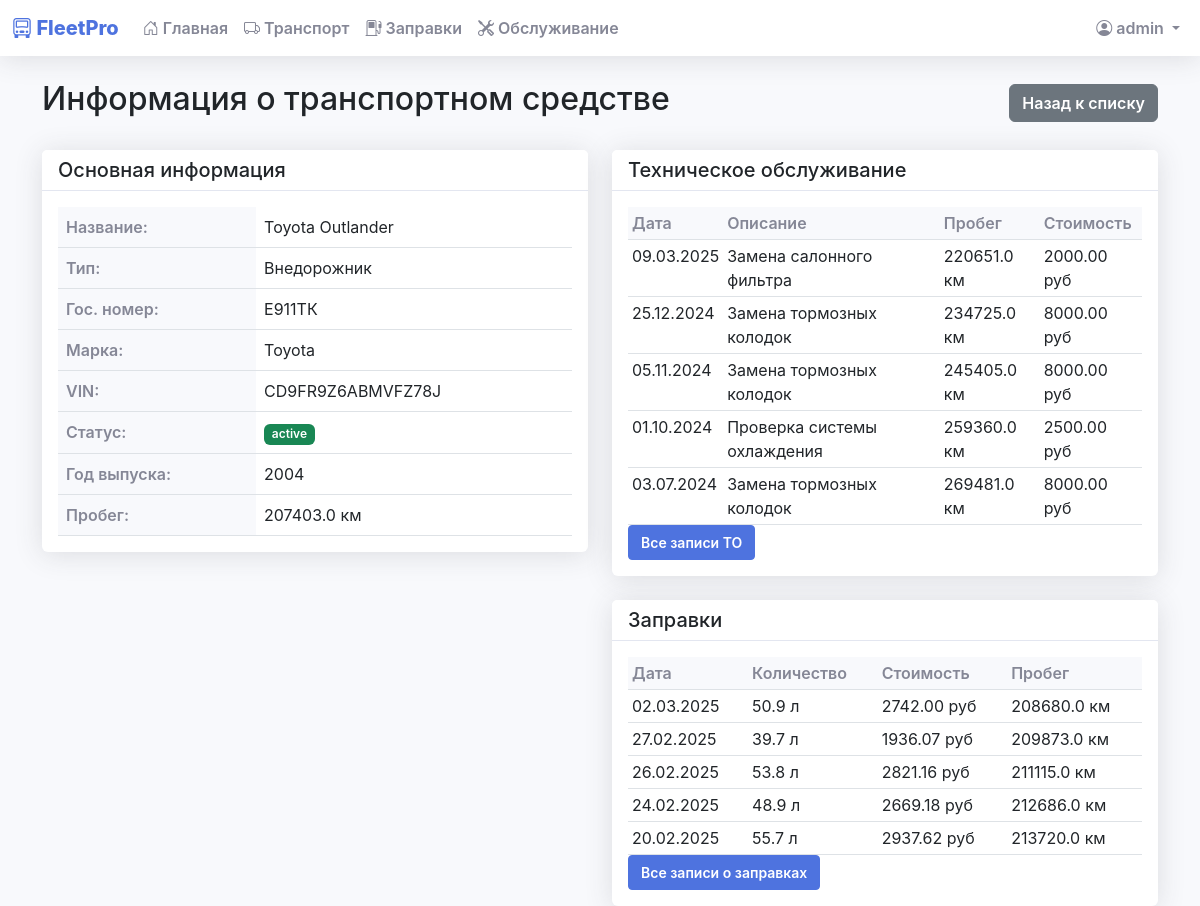
Page /vehicle/1 (signed in) on the committed database.
### models.py (models this page shows, shortened)
class User(db.Model, UserMixin):
    id = db.Column(db.Integer, primary_key=True)
    username = db.Column(db.String(80), unique=True, nullable=False)
    password = db.Column(db.String(120), nullable=False)
    role = db.Column(db.String(20), nullable=False, default='user')
    email = db.Column(db.String(120), unique=True, nullable=False)
    phone = db.Column(db.String(20), nullable=False)
    created_at = db.Column(db.DateTime, default=datetime.utcnow)

class Vehicle(db.Model):
    id = db.Column(db.Integer, primary_key=True)
    name = db.Column(db.String(100), nullable=False)
    type = db.Column(db.String(50), nullable=False)
    plate = db.Column(db.String(20), unique=True, nullable=False)
    brand = db.Column(db.String(50), nullable=False)
    vin = db.Column(db.String(50), unique=True, nullable=False)
    status = db.Column(db.String(20), nullable=False)
    year = db.Column(db.Integer)
    mileage = db.Column(db.Float, default=0)
    last_maintenance_date = db.Column(db.DateTime)
    next_maintenance_date = db.Column(db.DateTime)
    created_at = db.Column(db.DateTime, default=datetime.utcnow)
    fuel_records = db.relationship('FuelRecord', backref='vehicle', lazy=True)
    maintenance_records = db.relationship('MaintenanceRecord', backref='vehicle', lazy=True)

class MaintenanceRecord(db.Model):
    id = db.Column(db.Integer, primary_key=True)
    vehicle_id = db.Column(db.Integer, db.ForeignKey('vehicle.id'), nullable=False)
    date = db.Column(db.DateTime, nullable=False)
    description = db.Column(db.Text, nullable=False)
    mileage = db.Column(db.Float, nullable=False)
    cost = db.Column(db.Float)
    next_maintenance_mileage = db.Column(db.Float)
    created_at = db.Column(db.DateTime, default=datetime.utcnow)

class FuelRecord(db.Model):
    id = db.Column(db.Integer, primary_key=True)
    vehicle_id = db.Column(db.Integer, db.ForeignKey('vehicle.id'), nullable=False)
    date = db.Column(db.DateTime, nullable=False, default=datetime.utcnow)
    fuel_quantity = db.Column(db.Float, nullable=False)
    fuel_cost = db.Column(db.Float, nullable=False)
    mileage = db.Column(db.Float, nullable=False)
    fuel_type = db.Column(db.String(20), nullable=False)  # Тип топлива (АИ-92, АИ-95, ДТ и т.д.)
    notes = db.Column(db.Text)  # Добавляем поле для заметок
    created_at = db.Column(db.DateTime, default=datetime.utcnow)

### app.py (the view)
@app.route('/vehicle/<int:vehicle_id>')
def vehicle_details(vehicle_id):
    if 'username' not in session:
        return redirect(url_for('index'))
    vehicle = Vehicle.query.get_or_404(vehicle_id)
    maintenance_records = MaintenanceRecord.query.filter_by(vehicle_id=vehicle_id).order_by(MaintenanceRecord.date.desc()).all()
    fuel_records = FuelRecord.query.filter_by(vehicle_id=vehicle_id).order_by(FuelRecord.date.desc()).all()
    return render_template('vehicle_details.html',
                         vehicle=vehicle,
                         maintenance_records=maintenance_records,
                         fuel_records=fuel_records)

### app.py (called while the page is built)
@login_manager.user_loader
def load_user(user_id):
    return User.query.get(int(user_id))

### filters.py (called while the page is built)
def translate_vehicle_type(vehicle_type):
    translations = {
        'car': 'Легковой автомобиль',
        'truck': 'Грузовик',
        'bus': 'Автобус',
        'special': 'Спецтехника',
        'minivan': 'Минивэн',
        'suv': 'Внедорожник',
        'pickup': 'Пикап',
        'van': 'Фургон',
        'trailer': 'Прицеп',
        'motorcycle': 'Мотоцикл',
        'excavator': 'Экскаватор',
        'bulldozer': 'Бульдозер',
        'crane': 'Кран',
        'Car': 'Легковой автомобиль',
        'Truck': 'Грузовик',
        'Van': 'Фургон',
        'Bus': 'Автобус'
    }
    return translations.get(vehicle_type, vehicle_type)

### templates/vehicle_details.html
{% extends "base.html" %}
{% block content %}
<div class="container mt-4">
    <div class="d-flex justify-content-between align-items-center mb-4">
        <h2>Информация о транспортном средстве</h2>
        <a href="javascript:history.back()" class="btn btn-secondary">Назад к списку</a>
    </div>
    <div class="row">
        <div class="col-md-6">
            <div class="card mb-4">
                <div class="card-header">
                    <h5 class="card-title mb-0">Основная информация</h5>
                </div>
                <div class="card-body">
                    <table class="table">
                        <tr>
                            <th>Название:</th>
                            <td>{{ vehicle.name }}</td>
                        </tr>
                        <tr>
                            <th>Тип:</th>
                            <td>{{ vehicle.type|translate_vehicle_type }}</td>
                        </tr>
                        <tr>
                            <th>Гос. номер:</th>
                            <td>{{ vehicle.plate }}</td>
                        </tr>
                        <tr>
                            <th>Марка:</th>
                            <td>{{ vehicle.brand }}</td>
                        </tr>
                        <tr>
                            <th>VIN:</th>
                            <td>{{ vehicle.vin }}</td>
                        </tr>
                        <tr>
                            <th>Статус:</th>
                            <td>
                                <span class="badge {% if vehicle.status == 'active' %}bg-success{% else %}bg-danger{% endif %}">
                                    {{ vehicle.status }}
                                </span>
                            </td>
                        </tr>
                        <tr>
                            <th>Год выпуска:</th>
                            <td>{{ vehicle.year or '-' }}</td>
                        </tr>
                        <tr>
                            <th>Пробег:</th>
                            <td>{{ "%.1f"|format(vehicle.mileage) }} км</td>
                        </tr>
                    </table>
                </div>
            </div>
        </div>
        <div class="col-md-6">
            <div class="card mb-4">
                <div class="card-header">
                    <h5 class="card-title mb-0">Техническое обслуживание</h5>
                </div>
                <div class="card-body">
                    {% if maintenance_records %}
                        <div class="table-responsive">
                            <table class="table table-sm">
                                <thead>
                                    <tr>
                                        <th>Дата</th>
                                        <th>Описание</th>
                                        <th>Пробег</th>
                                        {% if session.get('role') in ['admin', 'manager'] %}
                                        <th>Стоимость</th>
                                        {% endif %}
                                    </tr>
                                </thead>
                                <tbody>
                                    {% for record in maintenance_records[:5] %}
                                    <tr>
                                        <td>{{ record.date.strftime('%d.%m.%Y') }}</td>
                                        <td>{{ record.description }}</td>
                                        <td>{{ "%.1f"|format(record.mileage) }} км</td>
                                        {% if session.get('role') in ['admin', 'manager'] %}
                                        <td>{{ "%.2f"|format(record.cost) if record.cost else '-' }} руб</td>
                                        {% endif %}
                                    </tr>
                                    {% endfor %}
                                </tbody>
                            </table>
                        </div>
                        <a href="{{ url_for('maintenance') }}" class="btn btn-sm btn-primary">Все записи ТО</a>
                    {% else %}
                        <p>Нет записей о техническом обслуживании</p>
                    {% endif %}
                </div>
            </div>
            <div class="card">
                <div class="card-header">
                    <h5 class="card-title mb-0">Заправки</h5>
                </div>
                <div class="card-body">
                    {% if fuel_records %}
                        <div class="table-responsive">
                            <table class="table table-sm">
                                <thead>
                                    <tr>
                                        <th>Дата</th>
                                        <th>Количество</th>
                                        {% if session.get('role') in ['admin', 'manager'] %}
                                        <th>Стоимость</th>
                                        {% endif %}
                                        <th>Пробег</th>
                                    </tr>
                                </thead>
                                <tbody>
                                    {% for record in fuel_records[:5] %}
                                    <tr>
                                        <td>{{ record.date.strftime('%d.%m.%Y') }}</td>
                                        <td>{{ "%.1f"|format(record.fuel_quantity) }} л</td>
                                        {% if session.get('role') in ['admin', 'manager'] %}
                                        <td>{{ "%.2f"|format(record.fuel_cost) }} руб</td>
                                        {% endif %}
                                        <td>{{ "%.1f"|format(record.mileage) if record.mileage else '-' }} км</td>
                                    </tr>
                                    {% endfor %}
                                </tbody>
                            </table>
                        </div>
                        <a href="{{ url_for('fuel') }}" class="btn btn-sm btn-primary">Все записи о заправках</a>
                    {% else %}
                        <p>Нет записей о заправках</p>
                    {% endif %}
                </div>
            </div>
        </div>
    </div>
</div>
{% endblock %}

### templates/base.html (shortened to what this page needs)
<!DOCTYPE html>
<html lang="ru">
<head>
    <link href="https://cdn.jsdelivr.net/npm/bootstrap@5.3.0/dist/css/bootstrap.min.css" rel="stylesheet">
    <link rel="stylesheet" href="https://cdn.jsdelivr.net/npm/bootstrap-icons@1.11.0/font/bootstrap-icons.css">
</head>
<body>
    {% if current_user.is_authenticated %}
    <nav class="navbar navbar-expand-lg navbar-light mb-4">
        <div class="container-fluid">
            <span class="navbar-brand">
                <i class="bi bi-truck-front"></i> FleetPro
            </span>
            <div class="collapse navbar-collapse" id="navbarNav">
                <ul class="navbar-nav me-auto">
                    <li class="nav-item">
                        <a class="nav-link" href="{{ url_for('index') }}">
                            <i class="bi bi-house-door"></i> Главная
                        </a>
                    </li>
                    <li class="nav-item">
                        <a class="nav-link" href="{{ url_for('vehicles_list') }}">
                            <i class="bi bi-truck"></i> Транспорт
                        </a>
                    </li>
                    <li class="nav-item">
                        <a class="nav-link" href="{{ url_for('fuel') }}">
                            <i class="bi bi-fuel-pump"></i> Заправки
                        </a>
                    </li>
                    <li class="nav-item">
                        <a class="nav-link" href="{{ url_for('maintenance') }}">
                            <i class="bi bi-tools"></i> Обслуживание
                        </a>
                    </li>
                </ul>
                <ul class="navbar-nav">
                    <li class="nav-item dropdown">
                        <a class="nav-link dropdown-toggle" href="#" id="navbarDropdown" role="button" data-bs-toggle="dropdown">
                            <i class="bi bi-person-circle"></i> {{ current_user.username }}
                        </a>
                    </li>
                </ul>
            </div>
        </div>
    </nav>
    {% endif %}
    <div class="container-fluid">
        {% block content %}{% endblock %}
    </div>
</body>
</html>

### templates/base.html (style rules this page uses)
:root { --primary-color: #4e73df; --secondary-color: #858796; --success-color: #1cc88a; --info-color: #36b9cc; --warning-color: #f6c23e; --danger-color: #e74a3b; --light-color: #f8f9fc; --dark-color: #5a5c69; }
body { background-color: #f8f9fc; font-family: 'Nunito', -apple-system, BlinkMacSystemFont, "Segoe UI", Roboto, "Helvetica Neue", Arial, sans-serif; }
.navbar { background-color: #fff; box-shadow: 0 0.15rem 1.75rem 0 rgba(58, 59, 69, 0.15); }
.navbar-brand { font-weight: 800; color: var(--primary-color); }
.nav-link { color: var(--secondary-color); font-weight: 600; }
.card { border: none; box-shadow: 0 0.15rem 1.75rem 0 rgba(58, 59, 69, 0.15); transition: transform 0.2s; }
.card-header { background-color: #fff; border-bottom: 1px solid #e3e6f0; }
.table { margin-bottom: 0; }
.table th { font-weight: 600; color: var(--secondary-color); background-color: #f8f9fc; }
.btn { font-weight: 600; padding: 0.375rem 0.75rem; }
.btn-primary { background-color: var(--primary-color); border-color: var(--primary-color); }
.badge { font-weight: 600; padding: 0.35em 0.65em; }

### rows in the picture
User: username "admin"
Vehicle: name "Toyota Outlander", type|translate_vehicle_type "Внедорожник", plate "Е911ТК", brand "Toyota", vin "CD9FR9Z6ABMVFZ78J", status "active", year "2004", mileage "207403.0"
MaintenanceRecord: date "09.03.2025", description "Замена салонного фильтра", mileage "220651.0", cost "2000.00"
MaintenanceRecord: date "25.12.2024", description "Замена тормозных колодок", mileage "234725.0", cost "8000.00"
MaintenanceRecord: date "05.11.2024", description "Замена тормозных колодок", mileage "245405.0", cost "8000.00"
MaintenanceRecord: date "01.10.2024", description "Проверка системы охлаждения", mileage "259360.0", cost "2500.00"
MaintenanceRecord: date "03.07.2024", description "Замена тормозных колодок", mileage "269481.0", cost "8000.00"
FuelRecord: date "02.03.2025", fuel_quantity "50.9", fuel_cost "2742.00", mileage "208680.0"
FuelRecord: date "27.02.2025", fuel_quantity "39.7", fuel_cost "1936.07", mileage "209873.0"
FuelRecord: date "26.02.2025", fuel_quantity "53.8", fuel_cost "2821.16", mileage "211115.0"
FuelRecord: date "24.02.2025", fuel_quantity "48.9", fuel_cost "2669.18", mileage "212686.0"
FuelRecord: date "20.02.2025", fuel_quantity "55.7", fuel_cost "2937.62", mileage "213720.0"
